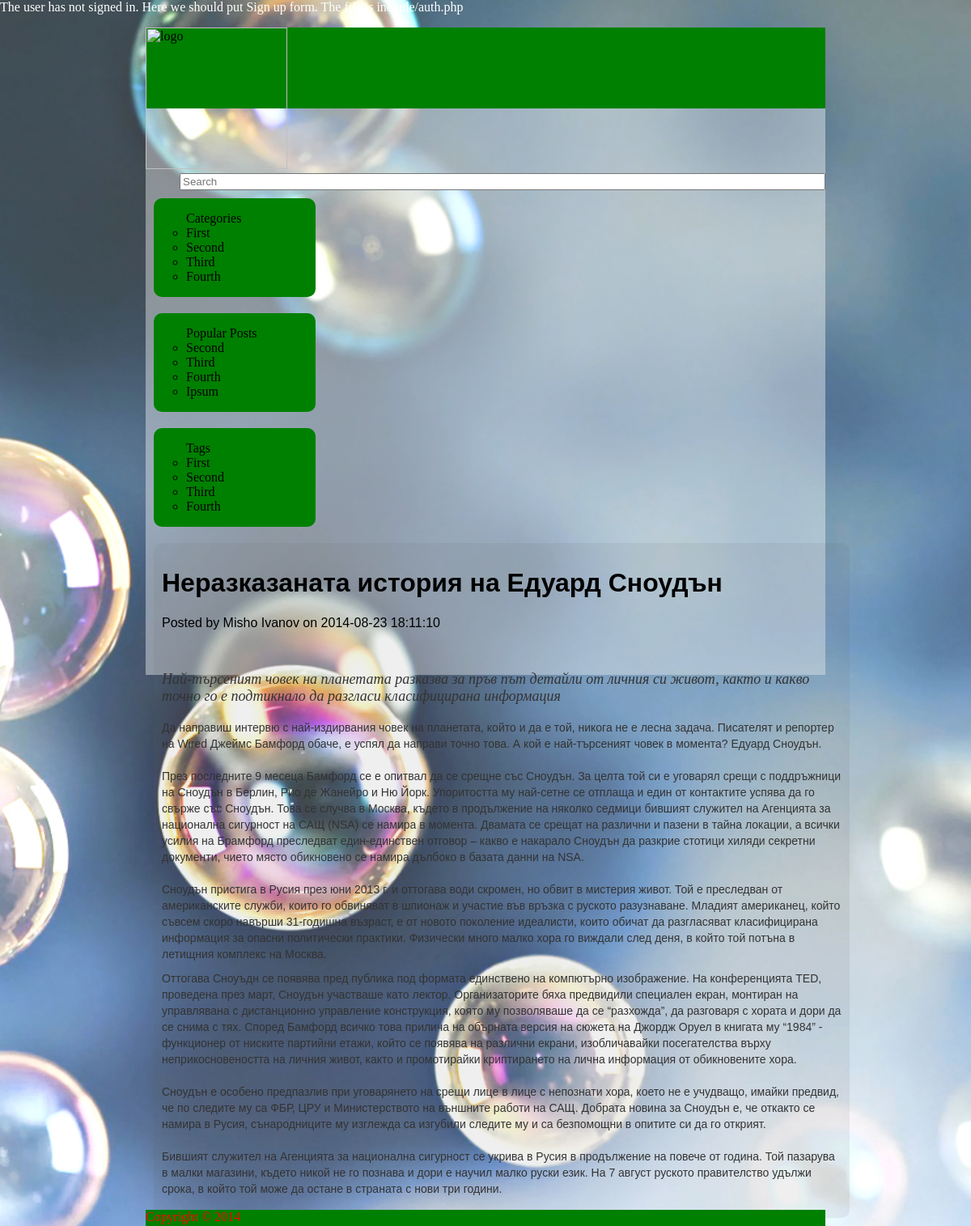
The app's page /main.php?p=2&post=1 with its own data.
### tables this page shows
CREATE TABLE IF NOT EXISTS `post` (
  `post_id` int(11) NOT NULL AUTO_INCREMENT,
  `action_id` int(11) unsigned NOT NULL,
  `user_id` int(10) unsigned NOT NULL,
  `post_name` varchar(255) NOT NULL,
  `post_text` text NOT NULL,
  `post_date` datetime NOT NULL,
  `views` int(10) unsigned NOT NULL DEFAULT '0',
  PRIMARY KEY (`post_id`)
);

CREATE TABLE IF NOT EXISTS `user` (
  `user_id` int(10) unsigned NOT NULL AUTO_INCREMENT,
  `action_id` int(11) NOT NULL,
  `first_name` varchar(50) NOT NULL,
  `last_name` varchar(50) NOT NULL,
  `username` varchar(50) NOT NULL,
  `password` varchar(50) NOT NULL,
  `email` varchar(50) NOT NULL,
  `user_type_id` int(50) unsigned NOT NULL DEFAULT '2',
  PRIMARY KEY (`user_id`)
);

### class/Select.class.php (called while the page is built, shortened)
<?php
class Select {
	public function mysqlRun($query) {
		$db = mysql_connect(MYSQL_HOST, MYSQL_USER, MYSQL_PASSWORD);
		return mysql_query($query, $db);
	}
	public function write($query) {
		$handle = fopen('include/queries.txt', 'a+');
	}
	function article($post_id) {
		$query =
			"SELECT T0.post_id, T0.post_text, T0.post_date, T0.post_name, T1.first_name, T1.last_name, T1.username " .
			"FROM post T0 " .
			"LEFT JOIN user T1 ON T0.user_id = T1.user_id " .
			"WHERE T0.post_id = '" . $post_id . "'";
		return $this->mysqlRun($query);
	}
}

### view.php (the view, shortened to what this page needs)
<?php
$result 	= $select->article($_SESSION['lastPost']);
$row 		= mysql_fetch_assoc($result);
?>
<h1><?=$row['post_name']?></h1>
<p>Posted by <?=$row['first_name']?> <?=$row['last_name']?> on <?=$row['post_date']?></p>
<br />
<p><?=$row['post_text']?></p>

### css/style.css (style rules this page uses)
﻿html, body { margin:0; padding:0; width:100%; height:100%; }
body { background: url('../images/artistic-bubbles.jpg') no-repeat center center fixed; -webkit-background-size: cover; -moz-background-size: cover; -o-background-size: cover; background-size: cover; }

### css/article-generator.css (style rules this page uses)
div#textfield h1, h2, h3, h4, h5 { margin: 0; }

### records on screen
post: post_name "Неразказаната история на Едуард Сноудън", user.first_name "Misho", user.last_name "Ivanov", post_date "2014-08-23 18:11:10", post_text "Най-търсеният човек на планетата разказва за пръв път детайли от личния си живот, както и какво точно го е подтикнало да разгласи класифицирана информация Да направиш интервю с най-издирвания човек на планетата, който и да е той, никога не е лесна задача. Писателят и репортер на Wired Джеймс Бамфорд обаче, е успял да направи точно това. А кой е най-търсеният човек в момента? Едуард Сноудън. През последните 9 месеца Бамфорд се е опитвал да се срещне със Сноудън. За целта той си е уговарял срещи с поддръжници на Сноудън в Берлин, Рио де Жанейро и Ню Йорк. Упоритостта му най-сетне се отплаща и един от контактите успява да го свърже със Сноудън. Това се случва в Москва, където в продължение на…"
